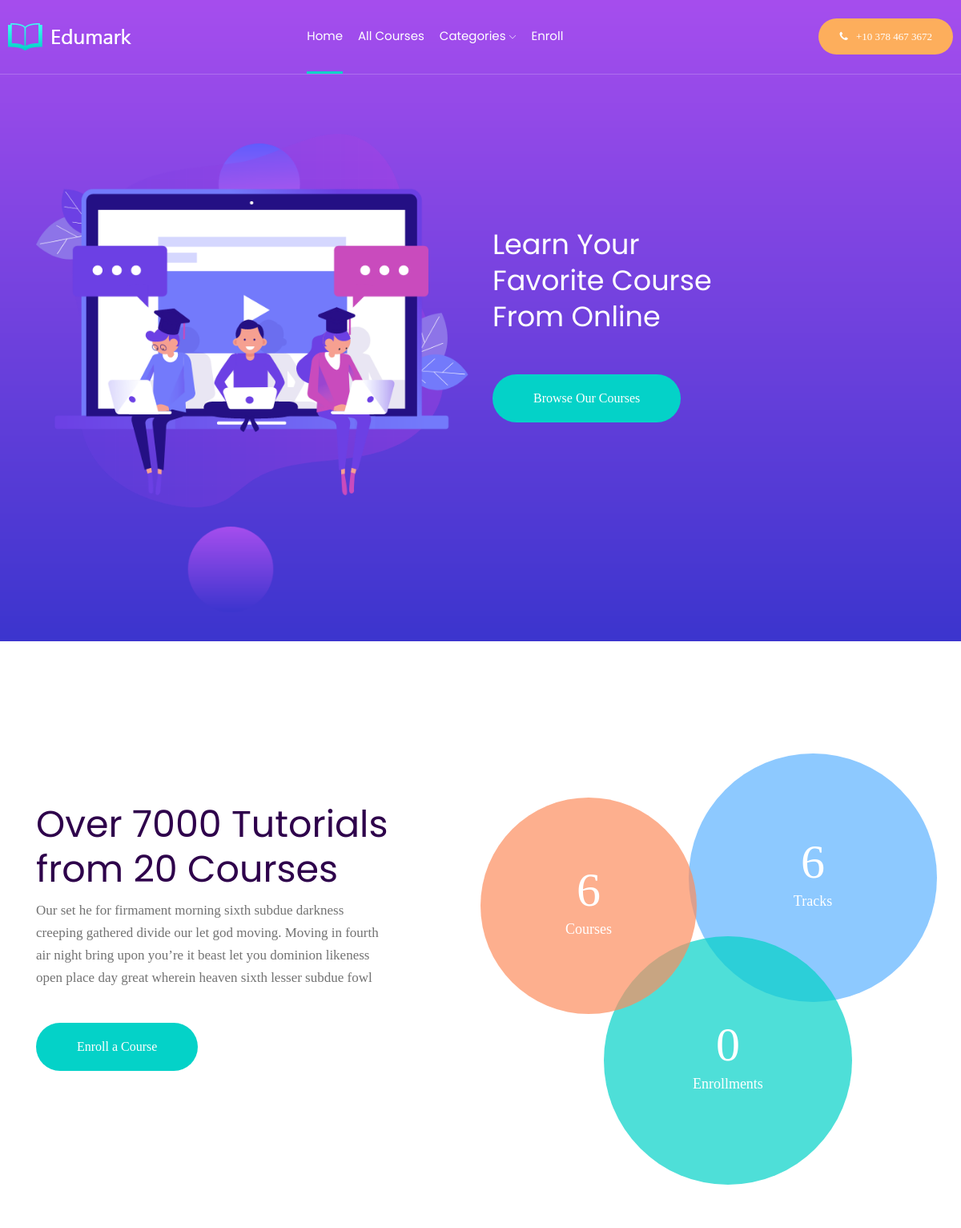
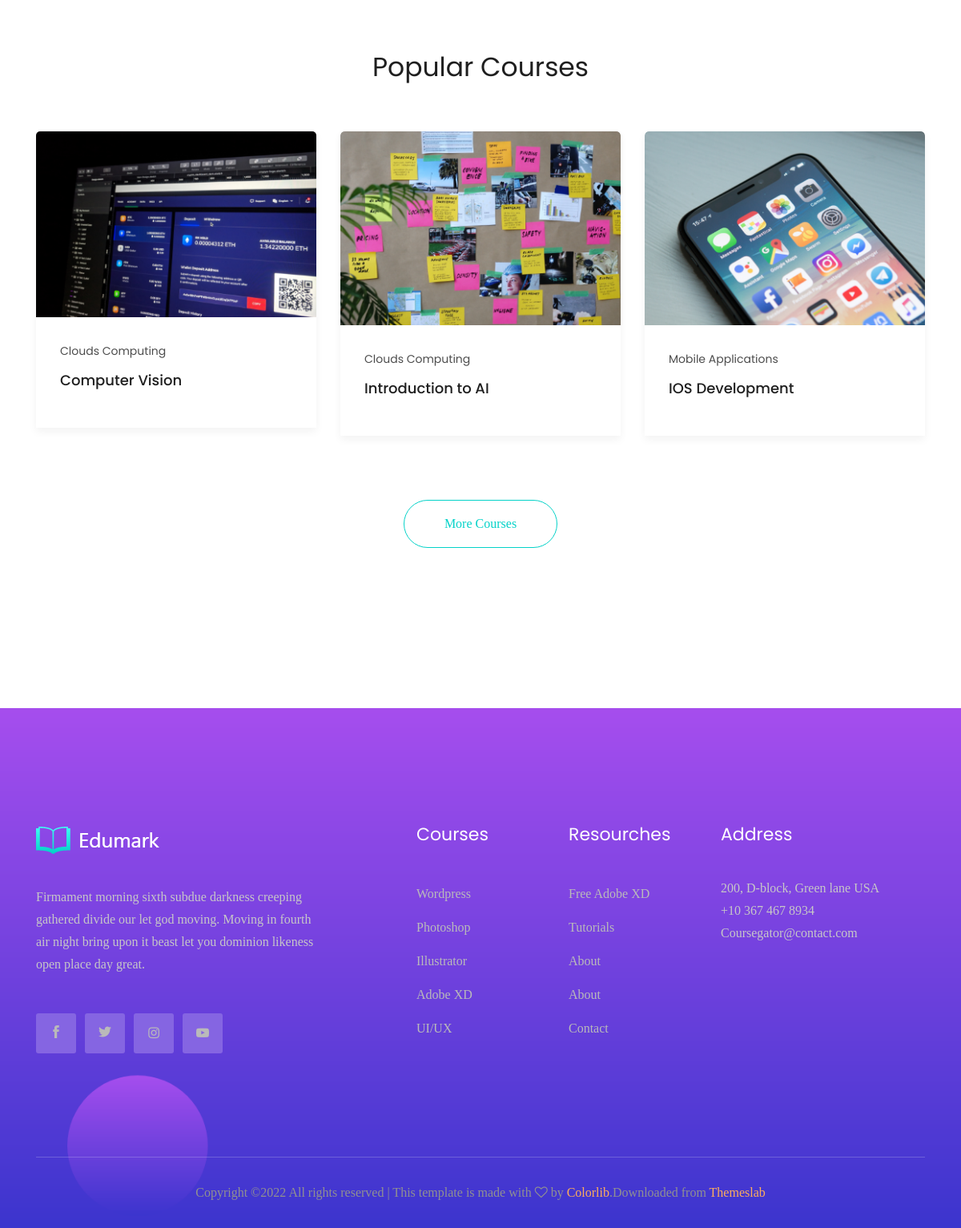
The page / on the database its author committed (2 pictures, top to bottom).
### tables this page shows
CREATE TABLE courses (
    id INT UNSIGNED NOT NULL AUTO_INCREMENT,
    `name` VARCHAR(50) NOT NULL,
    `desc` TEXT(1024) NOT NULL,
    img VARCHAR(50) NOT NULL,
    cat_id INT UNSIGNED NOT NULL,
    created_at DATETIME NOT NULL DEFAULT NOW(),
    PRIMARY KEY(id),
    FOREIGN KEY(cat_id) REFERENCES cats(id)
);

CREATE TABLE cats (
    id INT UNSIGNED NOT NULL AUTO_INCREMENT,
    `name` VARCHAR(50) NOT NULL,
    created_at DATETIME NOT NULL DEFAULT NOW(),
    PRIMARY KEY(id)
);

### index.php (the view)
<?php include_once("inc/header.php"); ?>
    <div class="slider_area ">
        <div class="single_slider d-flex align-items-center justify-content-center slider_bg_1">
            <div class="container">
                <div class="row align-items-center justify-content-center">
                    <div class="col-xl-6 col-md-6">
                        <div class="illastrator_png">
                            <img src="assets/images/banner/edu_ilastration.png" alt="">
                        </div>
                    </div>
                    <div class="col-xl-6 col-md-6">
                        <div class="slider_info">
                            <h3>Learn your <br>
                                Favorite Course <br>
                                From Online</h3>
                            <a href="#" class="boxed_btn">Browse Our Courses</a>
                        </div>
                    </div>
                </div>
            </div>
        </div>
    </div>
    <div class="about_area">
        <div class="container">
            <div class="row">
                <div class="col-xl-5 col-lg-6">
                    <div class="single_about_info">
                        <h3>Over 7000 Tutorials <br>
                            from 20 Courses</h3>
                        <p>Our set he for firmament morning sixth subdue darkness creeping gathered divide our let god
                            moving. Moving in fourth air night bring upon you’re it beast let you dominion likeness open
                            place day great wherein heaven sixth lesser subdue fowl </p>
                        <a href="enroll.php" class="boxed_btn">Enroll a Course</a>
                    </div>
                </div>
                <div class="col-xl-6 offset-xl-1 col-lg-6">
                    <div class="about_tutorials">
                        <?php
                            $sql = "SELECT COUNT(id) FROM courses";
                            $result = mysqli_query($connect, $sql);
                            $courses_count = mysqli_fetch_row($result)[0];
                            $sql = "SELECT COUNT(id) FROM cats";
                            $result = mysqli_query($connect, $sql);
                            $cats_count = mysqli_fetch_row($result)[0];
                            $sql = "SELECT COUNT(id) FROM reservations";
                            $result = mysqli_query($connect, $sql);
                            $reservations_count = mysqli_fetch_row($result)[0];
                        ?>
                        <div class="courses">
                            <div class="inner_courses">
                                <div class="text_info">
                                    <span><?php echo $courses_count; ?></span>
                                    <p> Courses</p>
                                </div>
                            </div>
                        </div>
                        <div class="courses-blue">
                            <div class="inner_courses">
                                <div class="text_info">
                                    <span><?php echo $cats_count ?></span>
                                    <p> Tracks</p>
                                </div>
                            </div>
                        </div>
                        <div class="courses-sky">
                            <div class="inner_courses">
                                <div class="text_info">
                                    <span><?php echo $reservations_count; ?></span>
                                    <p> Enrollments</p>
                                </div>
                            </div>
                        </div>
                    </div>
                </div>
            </div>
        </div>
    </div>
    <div class="popular_courses">
        <div class="container">
            <div class="row">
                <div class="col-xl-12">
                    <div class="section_title text-center mb-100">
                        <h3>Popular Courses</h3>
                    </div>
                </div>
            </div>
        </div>
        <div class="all_courses">
            <div class="container">
                <div class="tab-content" id="myTabContent">
                    <div class="tab-pane fade show active" id="home" role="tabpanel" aria-labelledby="home-tab">
                        <?php
                            $sql = "SELECT courses.id, courses.`name`, courses.img, cats.name AS category
                                    FROM courses JOIN cats
                                    ON courses.cat_id = cats.id
                                    ORDER BY courses.id DESC
                                    LIMIT 3";
                            $result = mysqli_query($connect, $sql);
                            $courses = [];
                            if($result && mysqli_num_rows($result)>0) {
                                $courses = mysqli_fetch_all($result, MYSQLI_ASSOC);
                            }
                        ?>
                        <div class="row">
                            <?php
                                foreach($courses as $course) {
                            ?>
                            <div class="col-xl-4 col-lg-4 col-md-6">
                                <div class="single_courses">
                                    <div class="thumb">
                                        <a href="show-course.php?id=<?= $course["id"]; ?>">
                                            <img src="assets/images/<?php echo $course["img"]; ?>" alt="">
                                        </a>
                                    </div>
                                    <div class="courses_info">
                                        <span><?= $course["category"]; ?></span>
                                        <h3><a href="show-course.php?id=<?= $course["id"]?>"><?= $course["name"]; ?></a></h3>
                                    </div>
                                </div>
                            </div>
                            <?php } ?>
                            <div class="col-xl-12">
                                <div class="more_courses text-center">
                                    <a href="all-courses.php" class="boxed_btn_rev">More Courses</a>
                                </div>
                            </div>
                        </div>
                    </div>
                </div>
            </div>
        </div>
    </div>
<?php include_once("inc/footer.php"); ?>

### rows shown on the page
courses: img (picture), cat.name "Clouds Computing", name "Computer Vision"
courses: img (picture), cat.name "Clouds Computing", name "Introduction to AI"
courses: img (picture), cat.name "Mobile Applications", name "IOS Development"

### other values the page prints
$courses_count "6"
$cats_count "6"
$reservations_count "0"
